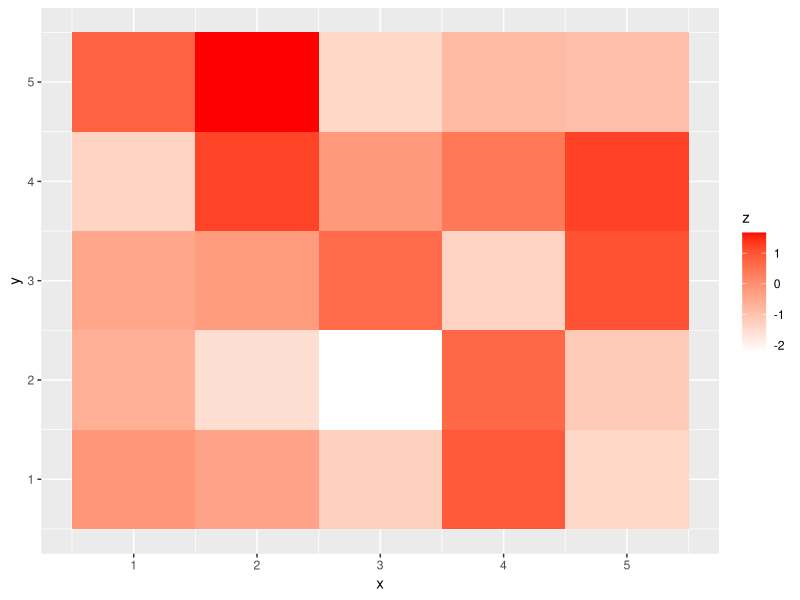

Write the R code that produced this figure.
library(ggplot2)

# データセットの作成
df <- data.frame(
  x = rep(1:5, each = 5),
  y = rep(1:5, times = 5),
  z = rnorm(25, 0, 1)
)

# ヒートマップの作成
ggplot(data = df, aes(x = x, y = y, fill = z)) +
  geom_tile() +
  scale_fill_gradient(low = "white", high = "red")